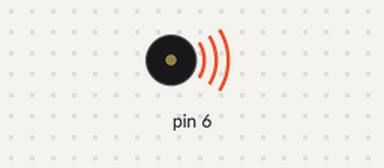
This sketch was run on a simulated Arduino Uno, built with avr-gcc and run on an emulated ATmega328P. Parts: buzzer (waves = sounding).

Above: at 0.1 s.
Timing chart, 0 to 130.0 s (numbered marks = the images above):
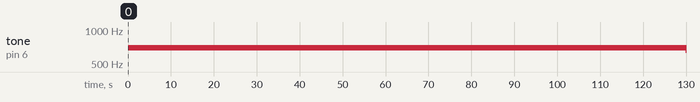

The sketch:

sketch_jun03a_sa_re.ino
```cpp
//#include <Tone.h>

void setup() {
  /*pinMode(3,INPUT_PULLUP);
pinMode(5,INPUT_PULLUP);
pinMode(9,INPUT_PULLUP);
pinMode(11,INPUT_PULLUP);
//analogRead(6);*/
digitalWrite(6,OUTPUT);
}

void loop() {

  tone(6,523.25,500);
  //delay(100);

  tone(6,587.33,500);
 // delay(100);


  tone(6,659.26,500);
  //delay(100);
 tone(6,698.46,500);
  //delay(100);


}
```

Measured:
- by itself, tone on pin 6: silent → 698 Hz at 0.00 s, → 659 Hz 130 s later
